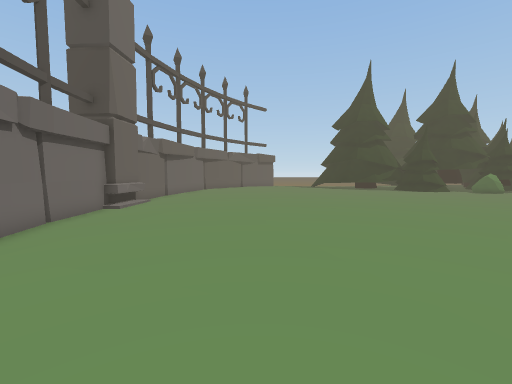
View 1 (above)

24 first-person views from a walk through a Unity game level. The camera is 1.5 m above the floor, tilts 4° down and sees 90° across. The floor is counted in squares, 1 m on a side. Each view is taken from the middle of a square. On the plan, view 1 faces up. The plan holds only what a view shows up to about 13 squares ahead; the rest is blank. The place goes on beyond the plan. The player character is not drawn. Some animated figures are left out.

View 2
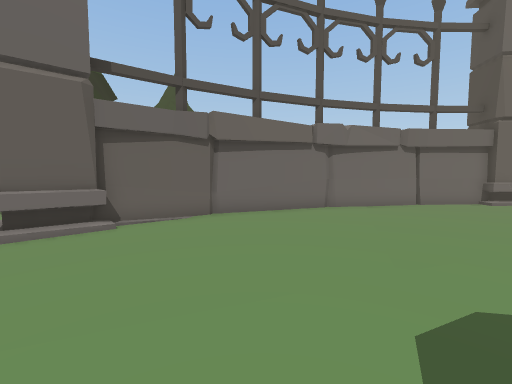

View 3
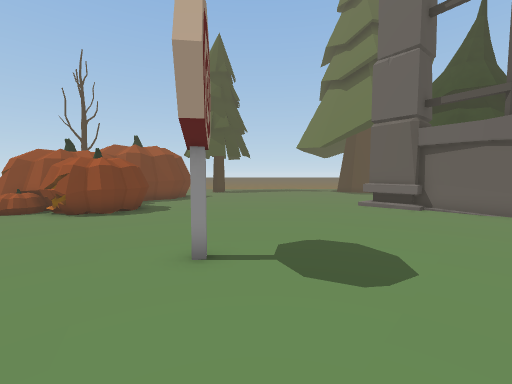

View 4
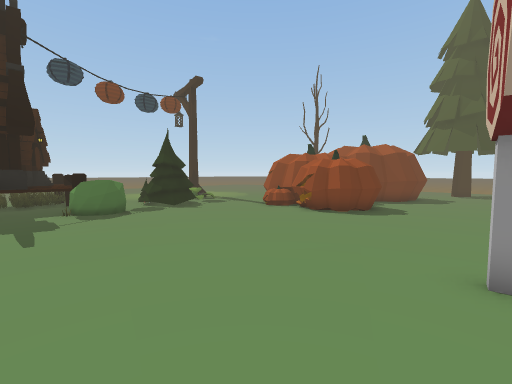

View 5
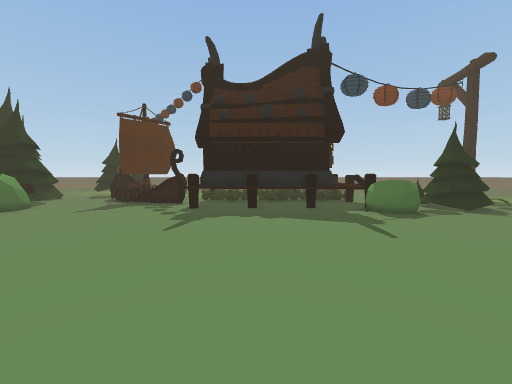

View 6
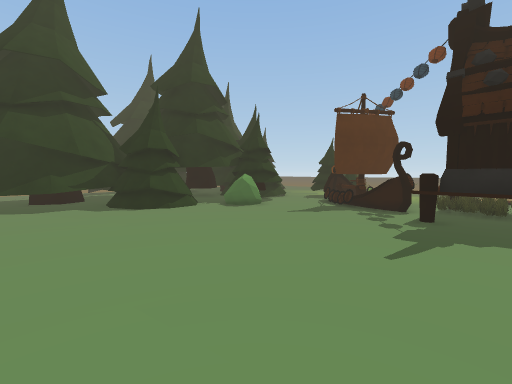

View 7
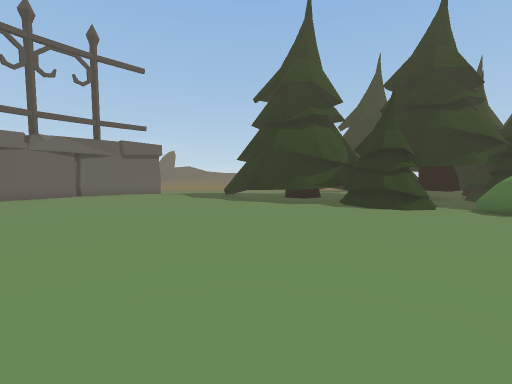

View 8
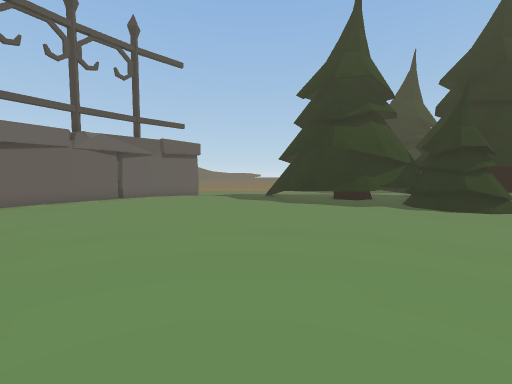

View 9
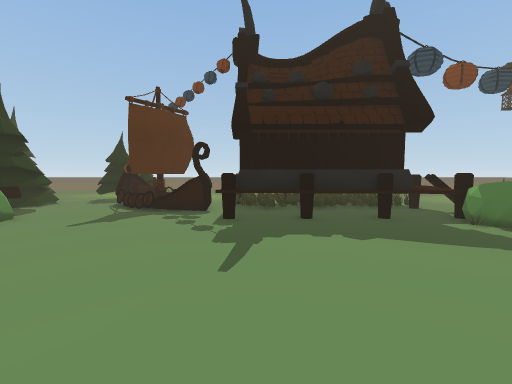

View 10
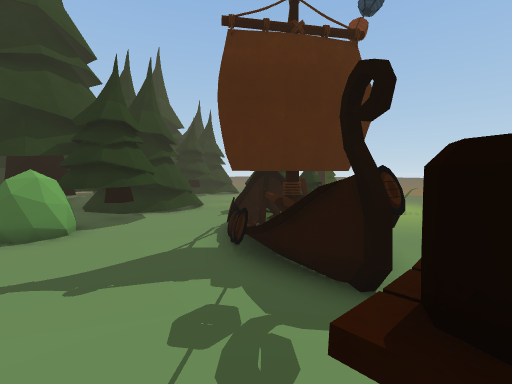

View 11
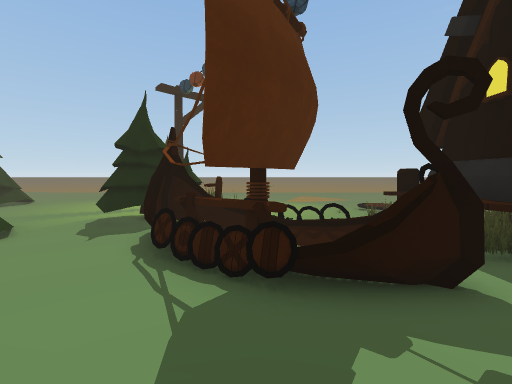

View 12
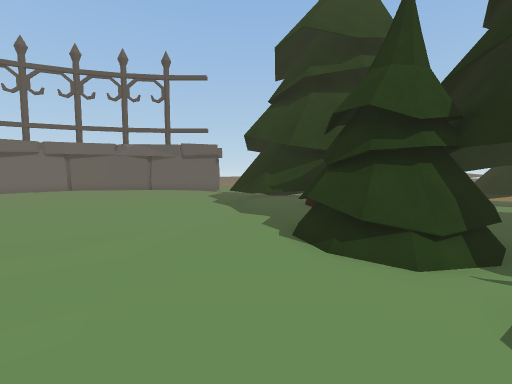

View 13
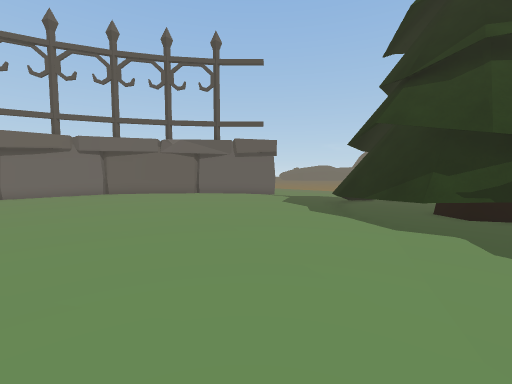

View 14
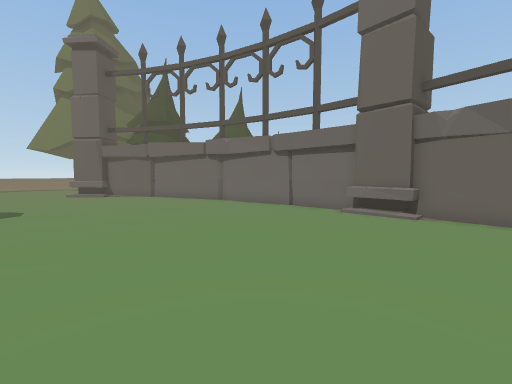

View 15
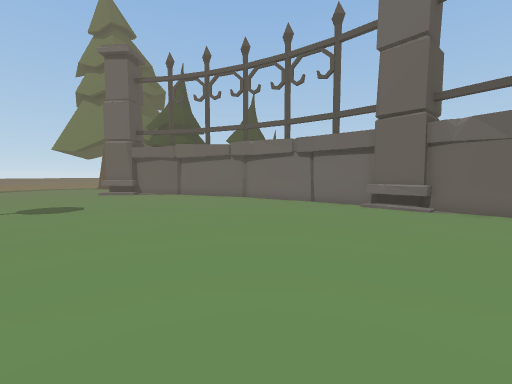

View 16
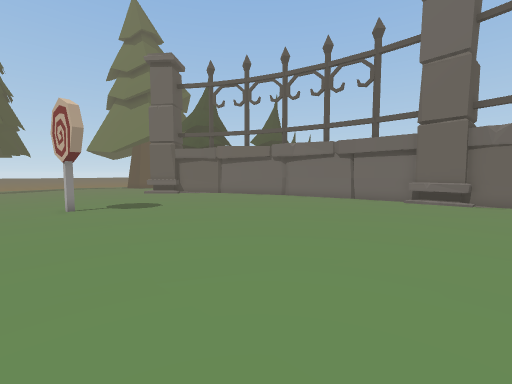

View 17
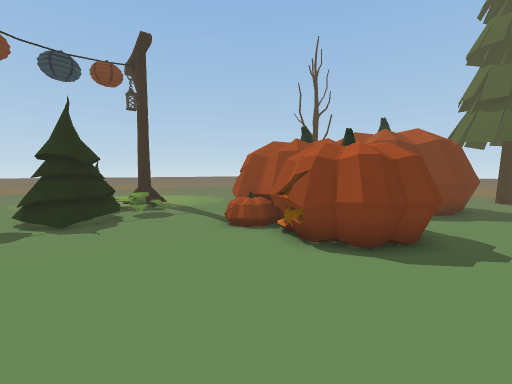

View 18
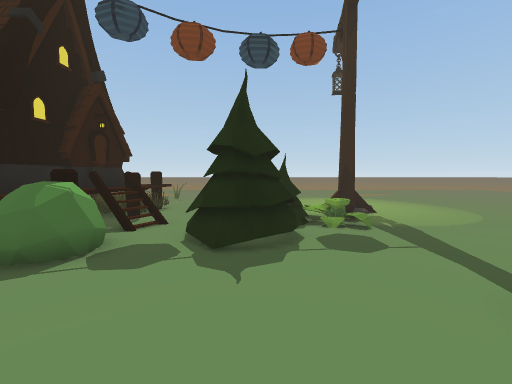

View 19
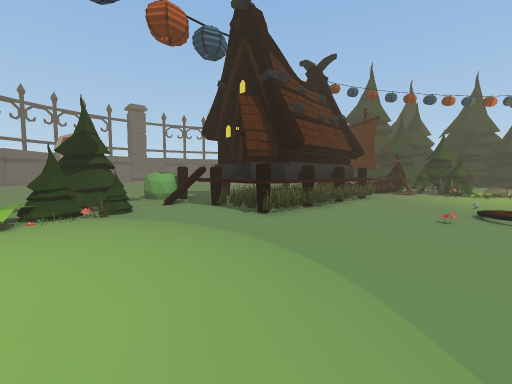

View 20
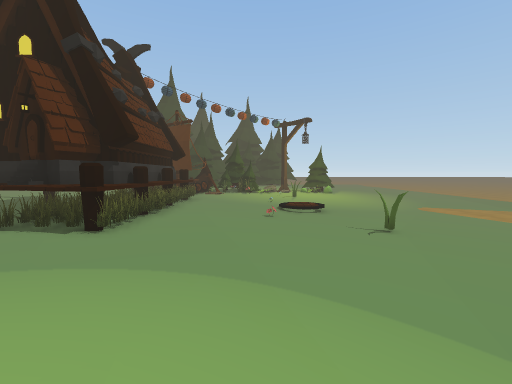

View 21
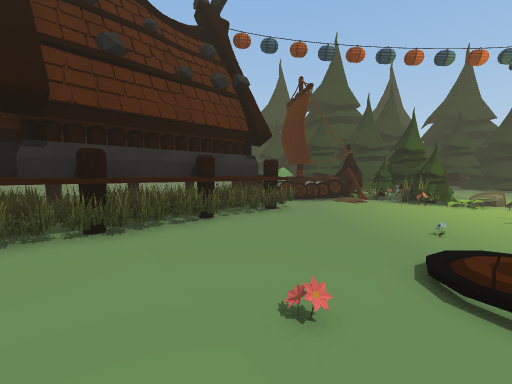

View 22
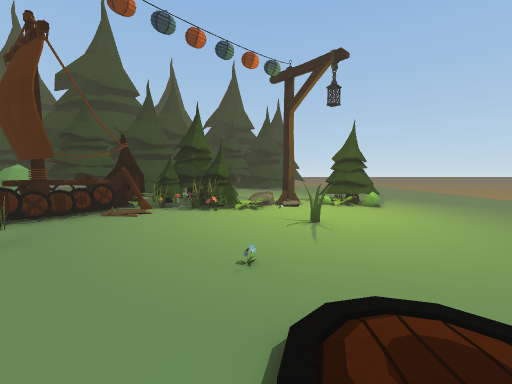

View 23
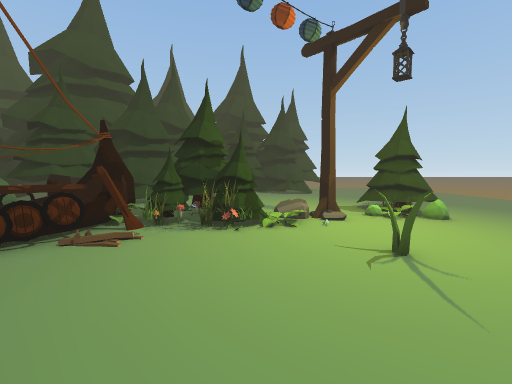

View 24
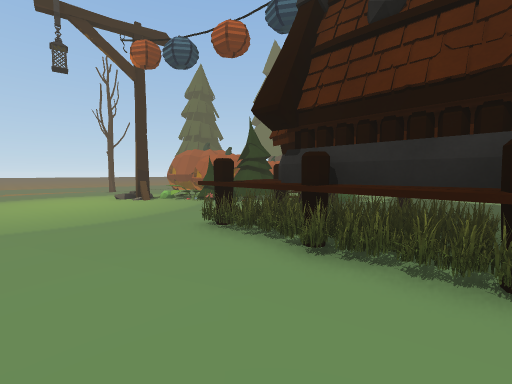

### Floor plan
Key: @ floor where view 1 was taken; # wall or solid block; . main floor; : floor 0.25 m higher than the main floor; - floor 0.25 m lower than the main floor; _ floor 0.5 m lower than the main floor; < floor 0.75 m lower than the main floor; / step, stairs or slope; = window, fence, low wall or low ledge; ^ raised ledge; P pumpkin; B bush; T tree; F flower; O other object.
Columns run from 7 left of view 1 to 35 right of it. Each row starts with its distance up from view 1.
 25     ##:::::......TTTTTTTTT  .TTTT ..---
 24     #::::::........T.TTTTT. TTTTTT.----  -T
 23    ##::::::...........TTT..TTTTTT------- -T
 22    #:::::::...............BBTTT.--TT --- -T
 21     ::::::................BBTT..--TTT  ////
 20      ::::......................-OOTOTT///__
 19     :::::......................OOOTOTT/O-__
 18    :::::......................OOOOOOO---___
 17    ...........................OO-O.----_O__
 16  #...........................O--O------____
 15  #...........................OOOO------____
 14 ##...........................OO-------_____
 13 ##.........................####OO#----O____
 12 ##.........................^# ### ----____
 11 ##.........................^^ ### ----_____
 10 #..........................#^ ####----__O__
  9 #..........................^^ ###O----____<
  8 #..........................^^ ####O---F___<
  7 ##.........................#^ ####----____<
  6  #.........................^^#####----___O<
  5  #........................B^^^OOOO----_____
  4  #.......................BBB.#^OO#----_____
  3  #........................B..=.--------____
  2  ##...........#............T...--------___
  1   #.......................TTT T--------___
  0   ##...@..................TTTTO---------_
 -1    #.......................TTT O-------
 -2    ##.........................O------- -
 -3     #..............OOO.P.....OB #-----
 -4     ###...........OOOO#P#------##-----
 -5      ###..........OOO ####------/-----
 -6        #...... ...-O       -----------
 -7                -----        -------

Where each view was taken, in squares from view 1:
view 1: 0 up, 0 right, facing up
view 2: 0 up, 6 right, facing left
view 3: 7 up, 6 right, facing down
view 4: 7 up, 7 right, facing down-right
view 5: 10 up, 8 right, facing right
view 6: 11 up, 10 right, facing up-right
view 7: 11 up, 9 right, facing up
view 8: 12 up, 6 right, facing up
view 9: 12 up, 11 right, facing right
view 10: 13 up, 19 right, facing up-right
view 11: 17 up, 19 right, facing right
view 12: 18 up, 18 right, facing up-left
view 13: 17 up, 13 right, facing up-left
view 14: 16 up, 4 right, facing down-left
view 15: 16 up, 6 right, facing down-left
view 16: 15 up, 9 right, facing down-left
view 17: 2 up, 10 right, facing down-right
view 18: 0 up, 14 right, facing right
view 19: 2 down, 32 right, facing up-left
view 20: 2 down, 30 right, facing up
view 21: 6 up, 32 right, facing up-left
view 22: 9 up, 31 right, facing up
view 23: 12 up, 30 right, facing up
view 24: 10 up, 30 right, facing down-left
